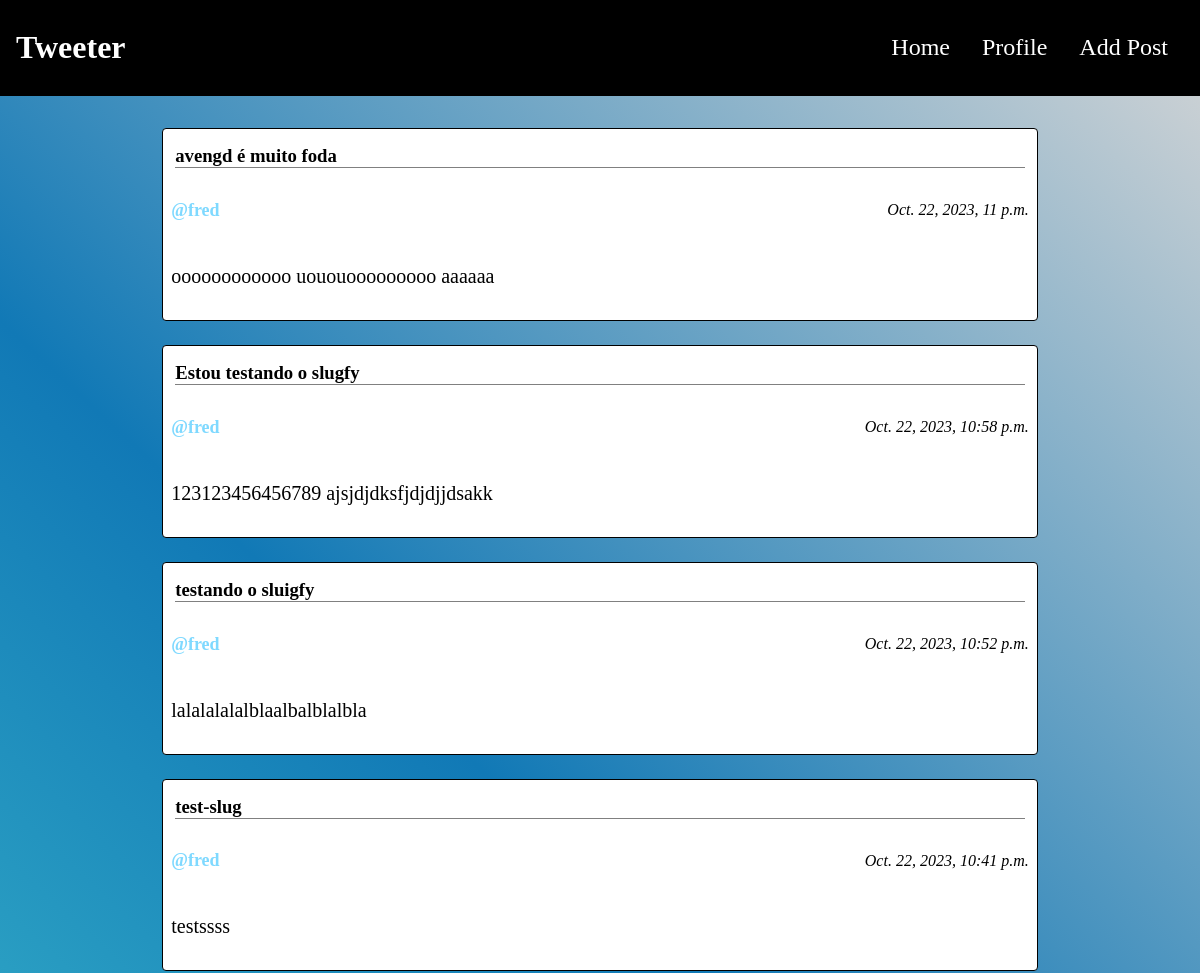
Page /home/ (upper part) on the earlier database version.
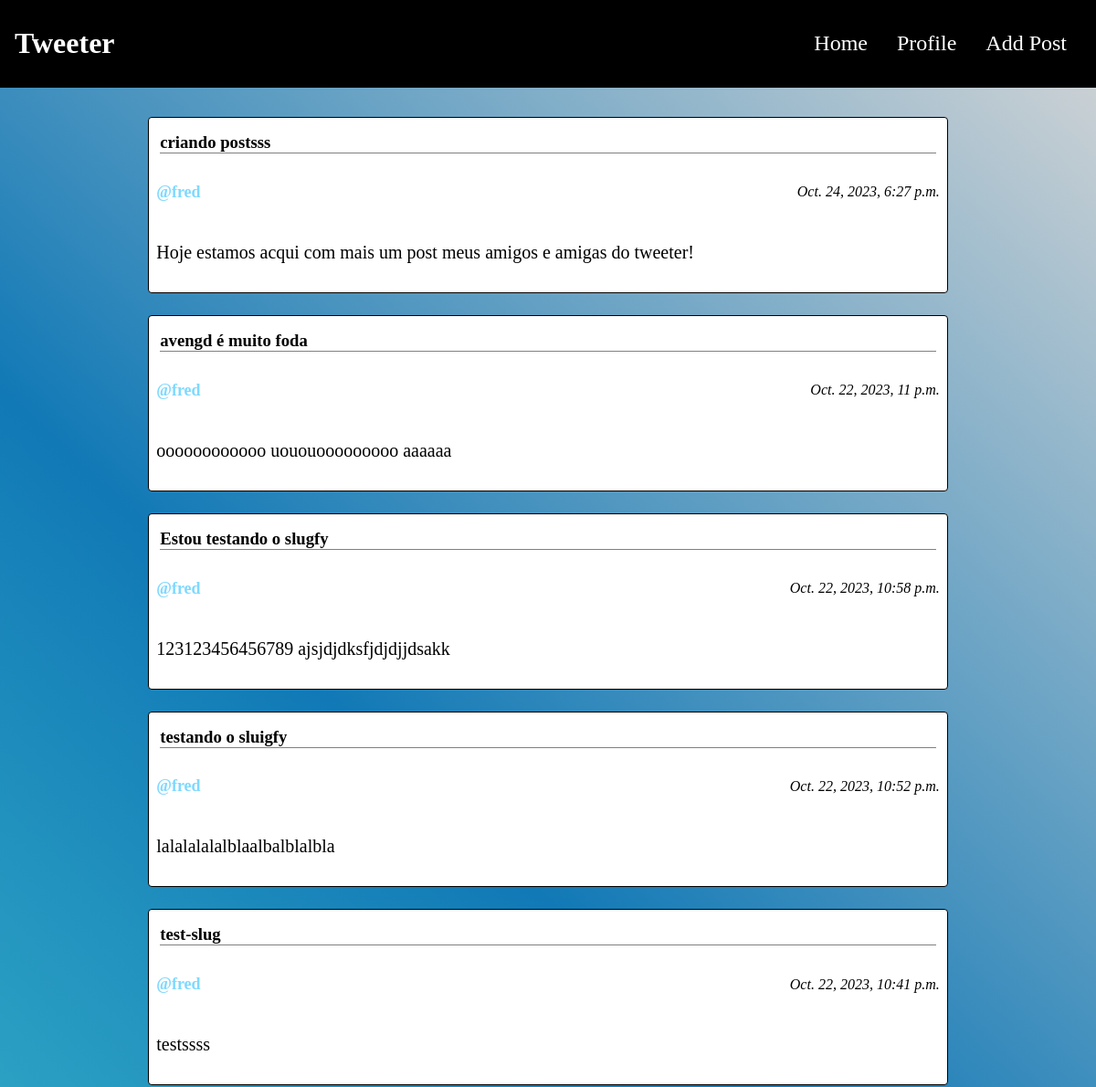
Same page on the later database version.
### post/models.py (models this page shows, shortened)
class Post(models.Model):
    title = models.CharField(max_length=100)
    slug = models.SlugField(max_length=200, unique=True)
    author = models.ForeignKey(get_user_model(), on_delete=models.CASCADE)
    content = models.TextField(max_length=360)
    created_on = models.DateTimeField(auto_now_add=True)
    status = models.IntegerField(choices=STATUS, default=0)
    class Meta:
        ordering = ["-created_on"]

### post/views.py (the view)
# urls.py: path("home/", PostList.as_view(), name="home"),
class PostList(generic.ListView):
    queryset = Post.objects.filter(status=1).order_by("-created_on")
    template_name = "index.html"

### post/templates/index.html (shortened to what this page needs)
{% extends "base.html" %}
{% block content %}
    <div class="feed">
        {% for post in post_list %}
            <div class="post-container">
                <h3 class="post-title">{{ post.title }}</h3>
                <div class="post-info"><h4 class="post-author">@{{ post.author }}</h4><p class="post-date">{{ post.created_on }}</p></div>
                <p class="post-content">{{ post.content }}</p>
            </div>
        {% endfor %}
    </div>
{% endblock content %}

Differences in the rows shown:
added Post: title "criando postsss", author "fred", created_on "Oct. 24, 2023, 6:27 p.m.", content "Hoje estamos acqui com mais um post meus amigos e amigas do tweeter!"
